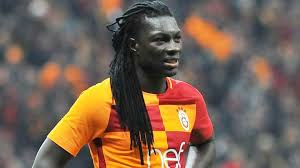
#> input picture basit_işlemler/images.jpg, 300 x 168 px
$ python basit_islemler.py
#> lines starting #> are read from the running program, lines starting #| are printed output that depends on the picture
#piksel kavramı üzerinden ilerleyerek uygulamalar yapacagız
#ROU = REGION OF INTEREST


import cv2
import numpy as np

img = cv2.imread("images.jpg")
#> img is the input picture: shape (168, 300, 3); mean B, G, R 82.5, 97.2, 118

face = img[0:90, 80:200] #0:90 y ekseni  80:200 x ekseni
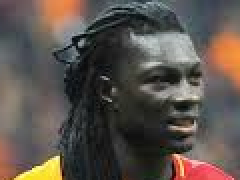
#> face: shape (90, 120, 3) (shown 2 times larger); mean B, G, R 76.7, 83, 91.4
cv2.imshow("image", img)
cv2.imshow("ROI", face)
#cift tırnak arasına girilen isim istedigimiz pencere adıdır
#burada ROI kavramını kullanmayı denedik
#amaç çalışacagımız kişinin veya resmin yüz bölgesini ele alarak işlem yapmak

cv2.waitKey(0)
cv2.destroyAllWindows()

# [31 lines of commented-out code are left out]
